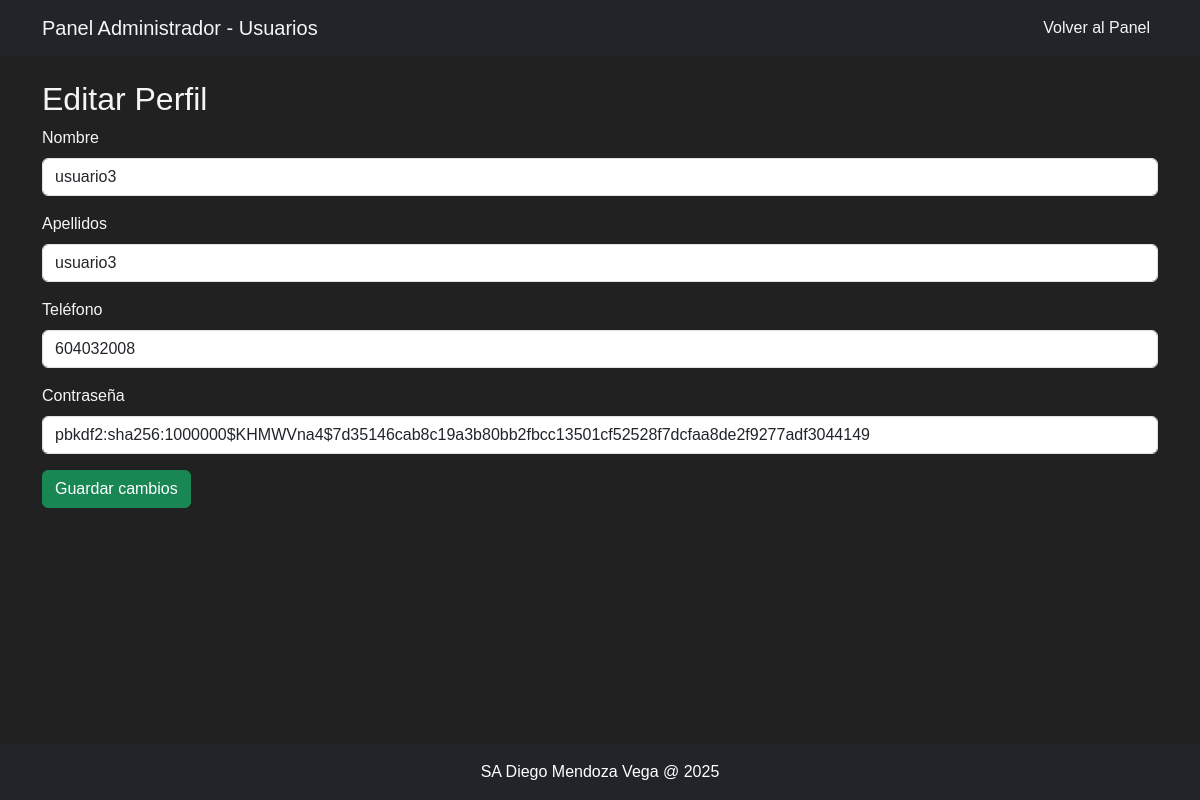
Page /admin_usuarios/edit/3 (signed in) on the committed database.
### models.py (models this page shows)
class Usuario(UserMixin, db.Model):
    id = db.Column(db.Integer, primary_key=True)
    nombre = db.Column(db.String(80), nullable=False)
    apellidos = db.Column(db.String(80), nullable=False)
    telefono = db.Column(db.String(20), nullable=False)
    email = db.Column(db.String(120), unique=True, nullable=False)
    contraseña = db.Column(db.String(128), nullable=False)
    is_admin = db.Column(db.Boolean, default=False)

### auth.py (the view, shortened to what this page needs)
@app.route('/admin_usuarios/edit/<int:user_id>', methods=['GET', 'POST'])
@login_required
def edit_users(user_id):
    if not current_user.is_admin:
        flash("No tienes permisos para realizar esta acción", "warning")
        return redirect(url_for('login'))
    user = Usuario.query.get_or_404(user_id)
    return render_template('edit_usuarios.html', user=user)

### app.py (called while the page is built)
@login_manager.user_loader
def load_user(user_id):
    return Usuario.query.get(int(user_id))

### templates/edit_usuarios.html (shortened to what this page needs)
<!DOCTYPE html>
<html lang="en">
<head>
  <link href="https://cdn.jsdelivr.net/npm/bootstrap@5.3.3/dist/css/bootstrap.min.css" rel="stylesheet">
  <link rel="stylesheet" href="{{ url_for('static', filename='edit_usuarios.css') }}">
</head>
<body>
  <nav class="navbar navbar-expand-lg navbar-dark bg-dark">
    <div class="container">
      <a class="navbar-brand" href="#">Panel Administrador - Usuarios</a>
      <div class="collapse navbar-collapse" id="navbarContent">
        <ul class="navbar-nav ms-auto">
          <li class="nav-item">
            <a class="nav-link" href="{{ url_for('admin_usuarios') }}">Volver al Panel</a>
          </li>
        </ul>
      </div>
    </div>
  </nav>
  <div class="content container mt-4">
    <h2>Editar Perfil</h2>
    <form method="POST">
      <div class="mb-3">
        <label for="nombre" class="form-label">Nombre</label>
        <input type="text" class="form-control" id="nombre" name="nombre" value="{{ user.nombre }}" required>
      </div>
      <div class="mb-3">
        <label for="apellidos" class="form-label">Apellidos</label>
        <input type="text" class="form-control" id="apellidos" name="apellidos" value="{{ user.apellidos }}" required>
      </div>
      <div class="mb-3">
        <label for="telefono" class="form-label">Teléfono</label>
        <input type="text" class="form-control" id="telefono" name="telefono" value="{{ user.telefono }}">
      </div>
      <div class="mb-3">
        <label for="contraseña" class="form-label">Contraseña</label>
        <input type="text" class="form-control" id="contraseña" name="contraseña" value="{{ user.contraseña }}">
      </div>
      <button type="submit" class="btn btn-success">Guardar cambios</button>
    </form>
  </div>
  <footer class="bg-dark text-white text-center py-3">
    SA Diego Mendoza Vega @ 2025
  </footer>
</body>
</html>

### static/edit_usuarios.css (style rules this page uses)
html, body { height: 100%; margin: 0; }
body { display: flex; flex-direction: column; }
.content { flex: 1; }
body { height: 100vh; margin: 0; font-family: Arial, sans-serif; font-size: 16px; background-color: #212121; color: whitesmoke; }
.navbar { width: 100%; background-color: #100d0d; overflow: hidden; color: whitesmoke; }
.navbar a { float: left; display: block; color: whitesmoke; text-align: center; text-decoration: none; }

### rows in the picture
Usuario: nombre "usuario3", apellidos "usuario3", telefono "604032008", contraseña "pbkdf2:sha256:1000000$KHMWVna4$7d35146cab8c19a3b80bb2fbcc13501cf52528f7dcfaa8de2f9277adf3044149"
